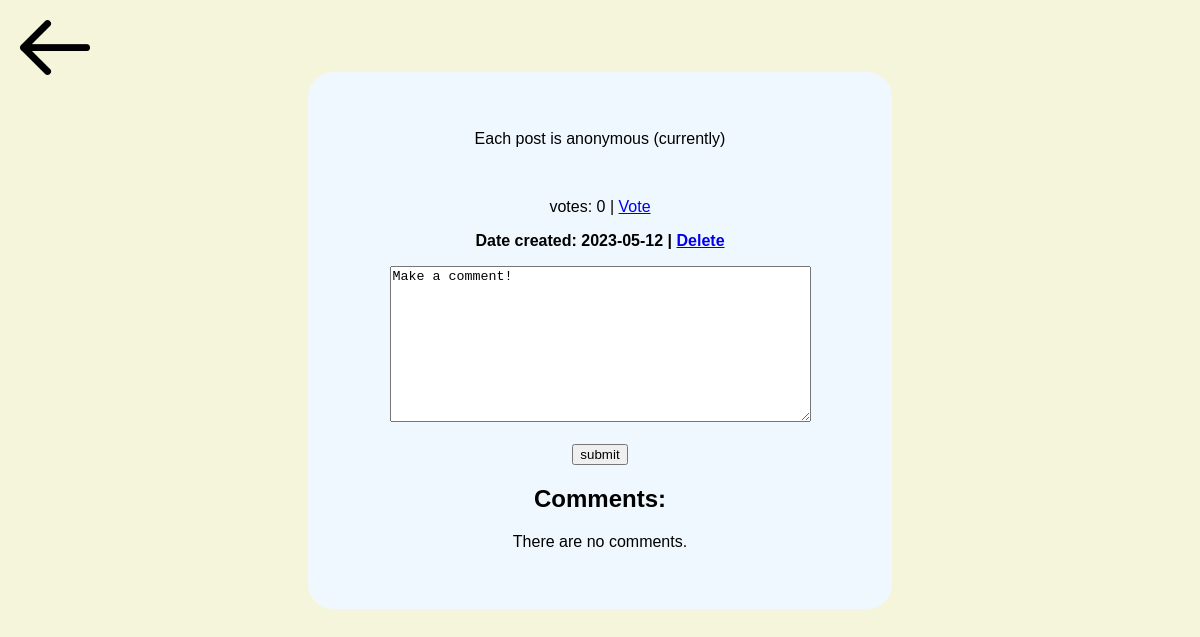
/post/1, run on the app's committed database.
### app.py (models this page shows, shortened)
class entry(db.Model):
    id = db.Column(db.Integer, primary_key=True)
    title = db.Column(db.String(150), nullable=False)
    content = db.Column(db.String(400), nullable=False)
    date_created = db.Column(db.DateTime, default=datetime.now)
    votes = db.Column(db.Integer, default=0)
    comments = db.relationship('comment', backref="entry", lazy=True, cascade='all, delete')

### app.py (the view, shortened to what this page needs)
@app.route('/post/<int:id>', methods=['POST', 'GET'])
def fullpagepost(id):
    if request.method == 'GET':
        comments = comment.query.filter_by(entry_id=id).all()
        specific_post = entry.query.get_or_404(id)
        return render_template('post.html', post=specific_post, comments=comments)

### templates/post.html (shortened to what this page needs)
{% extends 'base.html' %}
{% block body %}
<a href="/recipient"><img src="{{ url_for('static', filename='images/back-arrow.png') }}" class="back"></a>
<div class="box">
    <p>{{ post.content }}</p>
    <br>
    <p>votes: {{ post.votes }} | <a href="/upvote-post/{{ post.id }}">Vote</a></p>
    <p><b>Date created: {{ post.date_created.date() }} | <a href="/del/{{ post.id }}">Delete</a></b></p>
    <form action="/post/{{ post.id }}" method="POST">
        <textarea name="content" id="content" rows="10" cols="50" autofocus maxlength="400">
Make a comment!
        </textarea>
        <br><br>
        <input type="submit" value="submit">
    </form>
    <h2>Comments:</h2>
    {% if comments|length < 1 %}
        <p>There are no comments.</p>
    {% endif %}
</div>
{% endblock %}

### static/css/main.css (style rules this page uses)
body { background-color: beige; font-family: sans-serif; text-align: center; margin: 6%; }
.box { background-color: aliceblue; width: 40%; min-width: 500px; margin:auto; border-radius: 25px; padding: 4%; }
img.back { position:absolute; width: 70px; top: 20px; left: 20px; }

### data on the page
entry: content "Each post is anonymous (currently)", votes "0", date_created "2023-05-12"
